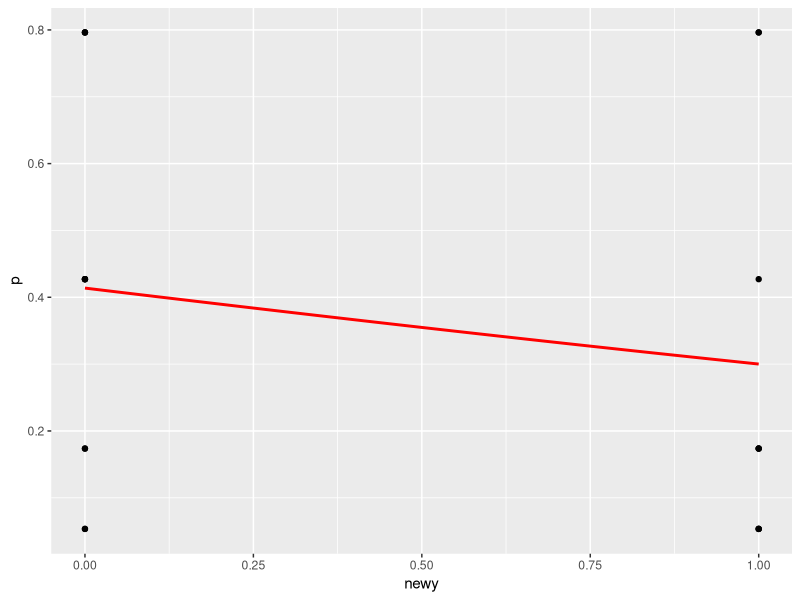

This chart was generated by the following R code:
## ---- chunk 1
library(ggplot2)
library(dplyr)
library(caret)
library(lattice)
## ---- chunk 2
#' Pi function
#' Define the probability of success or failure 
#' @param m numerical dataset to be fitted to a logistic regression curve 
#'
#' @return logistic regression curve 
#' @export
#'
#' @examples Pi(data)
Pi <- function(m){
  Pi_result <- 1/(1+exp(-m))
  return(Pi_result)
  } 



#' Objective function 
#' Finds the beta hat that will minimize the objective function 
#' @param beta the coefficient vector 
#' @param x a matrix of numerical coefficients of beta 
#' @param y a numerical vector 
#'
#' @return 
#' @export
#'
#' @examples
obj_fn <- function(beta, x, y){
  n <- length(y) # number of training examples
  p <- Pi(x%*%beta)
  cost.fn <- (t(-y)%*%log(p)-t(1-y)%*%log(1-p))/n
 # cost.fn
}

## ---- chunk 3

#' Gradient descent function
#' Constraint function  
#' @param beta the coefficient vector 
#' @param x a matrix of numerical coefficients of beta 
#' @param y a numerical vector 
#'
#' @return 
#' @export
#'
#' @examples
grad <- function(beta, x, y){
  n <- length(y)
  p <- Pi(x%*%beta)
  grad <- (t(x)%*%(p - y))/n
 # grad
}
## ---- chunk 4
#' Title
#'
#' @param x a matrix of numerical coefficients of beta 
#' @param y a numerical vector 
#'
#' @return
#' @export
#'
#' @examples
beta_hat <- function(x, y){
  x <- as.matrix(x)
  y<- as.matrix(y)
  n <- nrow(x)
  intercept <- rep(1,n)
  x <- cbind(intercept,x)
  #initialize beta
  beta <- (solve(t(x)%*%x))%*%(t(x)%*%y)
  #use the optim function to perform gradient descent
  obj_fnOpti <- optim(beta, obj_fn, grad, x = x, y = y)
  #return coefficients
  obj_fnOpti$par <- as.vector(obj_fnOpti$par)
  names(obj_fnOpti$par) <- colnames(x)
  return(obj_fnOpti$par)
}
## ---- chunk 5
set.seed(8)
y <- sample(c(0,1), size = 20, replace = TRUE)
n <- length(y)
x1 <- rpois(n, lambda = 3)
x2 <- rnorm(n, -3, 5)
x3 <- rexp(n, rate = 2)
# int <- rep(1, n)
x <- cbind(x1, x2, x3)
data <- data.frame(y, x)
data.x <- data[, -1]
data.y <- data[, 1]
## ---- chunk 6
model <- beta_hat(data.x, data.y)
model
## ---- chunk 7
true.model <- glm(y ~ x1 + x2 + x3, family=binomial(link ="logit"), data = data)
true.model$coefficients
## ---- chunk 8
#' Title
#'
#' @param model 
#' @param x a matrix of numerical coefficients of beta 
#'
#' @return beta hat
#' @export
#'
#' @examples
bhat.predict <- function(model, x){
  x <- as.matrix(x)
  n <- nrow(x)
  intercept <- rep(1, n)
  x <- cbind(intercept,x)
  return(Pi(x%*%model))
}
## ---- chunk 9
#' Title
#'
#' @param x a matrix of numerical coefficients of beta
#' @param y a numerical vector
#'
#' @return
#' @export
#'
#' @examples
confM <- function(x, y){
  y.prediction <- bhat.predict(model, x)
  glm.pred <- rep ("0",length(y))
  glm.pred[y.prediction > 0.5]="1"
  gpp <- factor(glm.pred)
  newy <- factor(y)
 return(confusionMatrix(data = gpp, reference = newy)) 
}
## ---- chunk 10
set.seed(51)
n = length(y)
newdata <- data.frame(x1 =rpois(n,lambda = 3), x2 =runif(n,-1, 1), x3 = rexp(n, rate= 5) )
newy <- sample(c(0,1), size = n, replace = TRUE)
## ---- chunk 11
conf.mat <- confM(newdata,newy)
paste("False Discovery Rate is", conf.mat$table[1,2]/(conf.mat$table[1,1] + conf.mat$table[1,2]))
paste("Diagnositic odds Ratio is", (conf.mat$table[1,1]*conf.mat$table[2,2])/(conf.mat$table[1,2]*conf.mat$table[2,1]))
conf.mat


## ---- chunk 12
p <- Pi(beta_hat(newdata,y))
## ---- chunk 13
df=data.frame(newy,p)
## ---- chunk 14
ggplot(df, aes(x=newy, y=p)) + geom_point() +  stat_smooth(method="glm", color="red", se=FALSE, method.args = list(family=binomial))
## ---- chunk 15
#' bootstrap function
#'
#' @param x a matrix of numerical coefficients of beta
#' @param y a numerical vector
#' @param alpha 
#' @param R 
#' @param seed accounts for randomness and will allow for the same generated numbers
#' @param ... 
#'
#' @return
#' @export
#'
#' @examples
Boostrap <- function(x, y, alpha = 0.05, R = 20, seed = NULL, ...){
    #Calculate the mean
    x <- as.matrix(x)
    n <- nrow(x)
    p <- ncol(x) + 1
    coeff.boot <- matrix(NA, nrow = R, ncol = p)
    for (k in 1:R){
      row <- sample(1:n, replace = TRUE)
      x.sample <- x[row, ]
      y.sample <- y[row]
      coeff.boot[k,] <- beta_hat(x.sample, y.sample)}
    beta.mean <- apply(coeff.boot, 2, mean)
  beta.sd <- apply(coeff.boot, 2, sd)
  Lower.conf <- beta.mean - qnorm(1-alpha/2)*beta.sd
  Upper.conf <- beta.mean + qnorm(1-alpha/2)*beta.sd
  conf.interval <- cbind(beta.mean, beta.sd, Lower.conf, Upper.conf)
  return(conf.interval)
}
Boostrap(x,y)

